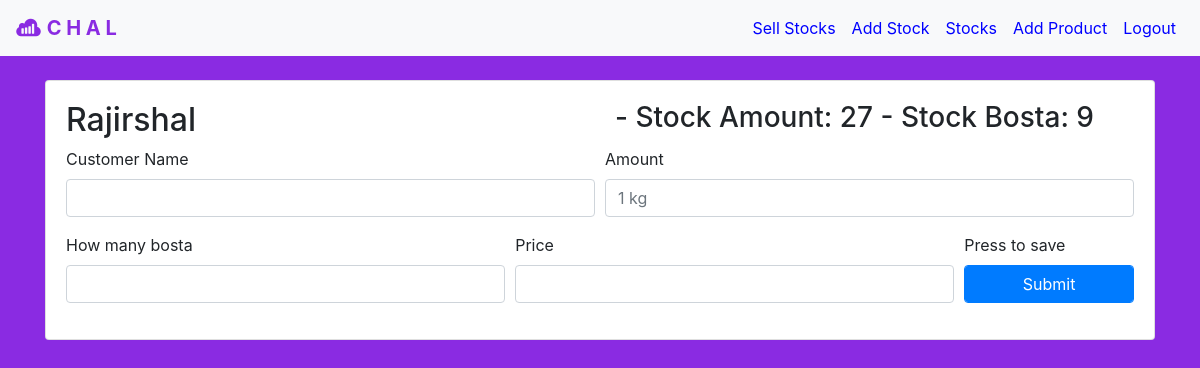
Page /sellstock/9 on the committed database.
### addstock/models.py (models this page shows)
class remainingModel(models.Model):
    product     = models.CharField(max_length=30, default="")
    ramount     = models.IntegerField(default=0)
    rbosta      = models.IntegerField(default=0)

### addstock/views.py (the view, shortened to what this page needs)
# urls.py: path('sellstock/<sid>', addstocks.sellstock, name="sellstock"),
def sellstock(request, sid):
    products = productsModel.objects.get(pk=sid)
    remain  = remainingModel.objects.get(pk=sid)
    return render(request, 'sellstock.html', {'products' : products, 'remain' : remain})

### templates/sellstock.html
{% extends 'base.html' %}
{% block navblock %}
    <li class="nav-item">
        <a class="nav-link" id="navlink" href="{% url 'sell' %}">Sell Stocks</a>
    </li>
    <li class="nav-item">
        <a class="nav-link" id="navlink" href="{% url 'addstock' %}">Add Stock</a>
    </li>
    <li class="nav-item">
        <a class="nav-link" id="navlink" href="{% url 'stocks' %}">Stocks</a>
    </li>
    <li class="nav-item">
        <a class="nav-link" id="navlink" href="{% url 'addproduct' %}">Add Product</a>
    </li>
    <li class="nav-item">
        <a class="nav-link" id="navlink" href="{% url 'logout' %}">Logout</a>
    </li>
{% endblock navblock %}
{% block content %}
    <div class="container">
        <div class="card" style="width: 100%">
            <div class="card-body">
                <div class="row">
                    <h2 class="col-md-6">{{ remain.product }}</h2>
                    <h3 class="col-md-6">- Stock Amount: {{ remain.ramount }} - Stock Bosta: {{ remain.rbosta }} </h3>
                </div>
                <form method="POST"> {% csrf_token %}
                    <div class="form-row">
                        <div class="form-group col-md-6">
                            <label for="inputAddress2">Customer Name</label>
                            <input name="customer" type="text" class="form-control" id="inputAddress2">
                       </div>
                        <div class="form-group col-md-6">
                            <label for="inputPassword4">Amount</label>
                            <input name="amount" type="text" class="form-control" id="inputPassword4" placeholder="1 kg">
                        </div>
                    </div>
                    <div class="form-row">
                        <div class="form-group col-md-5">
                            <label for="inputAddress">How many bosta</label>
                            <input name="bosta" type="text" class="form-control" id="inputAddress">
                        </div>
                        <div class="form-group col-md-5">
                            <label for="inputAddress">Price</label>
                            <input name="price" type="text" class="form-control" id="inputAddress">
                        </div>
                        <div class="form-group col-md-2">
                            <label for="inputZip">Press to save</label>
                            <button type="submit" class="form-control btn btn-primary">Submit</button>
                        </div>
                    </div>
                </form>
            </div>
        </div>
    </div>
{% endblock content %}

### static/css/base.css (style rules this page uses)
body { background-color: blueviolet; }
#navlink { color: blue; }

### rows in the picture
remainingModel: product "Rajirshal", ramount "27", rbosta "9"
